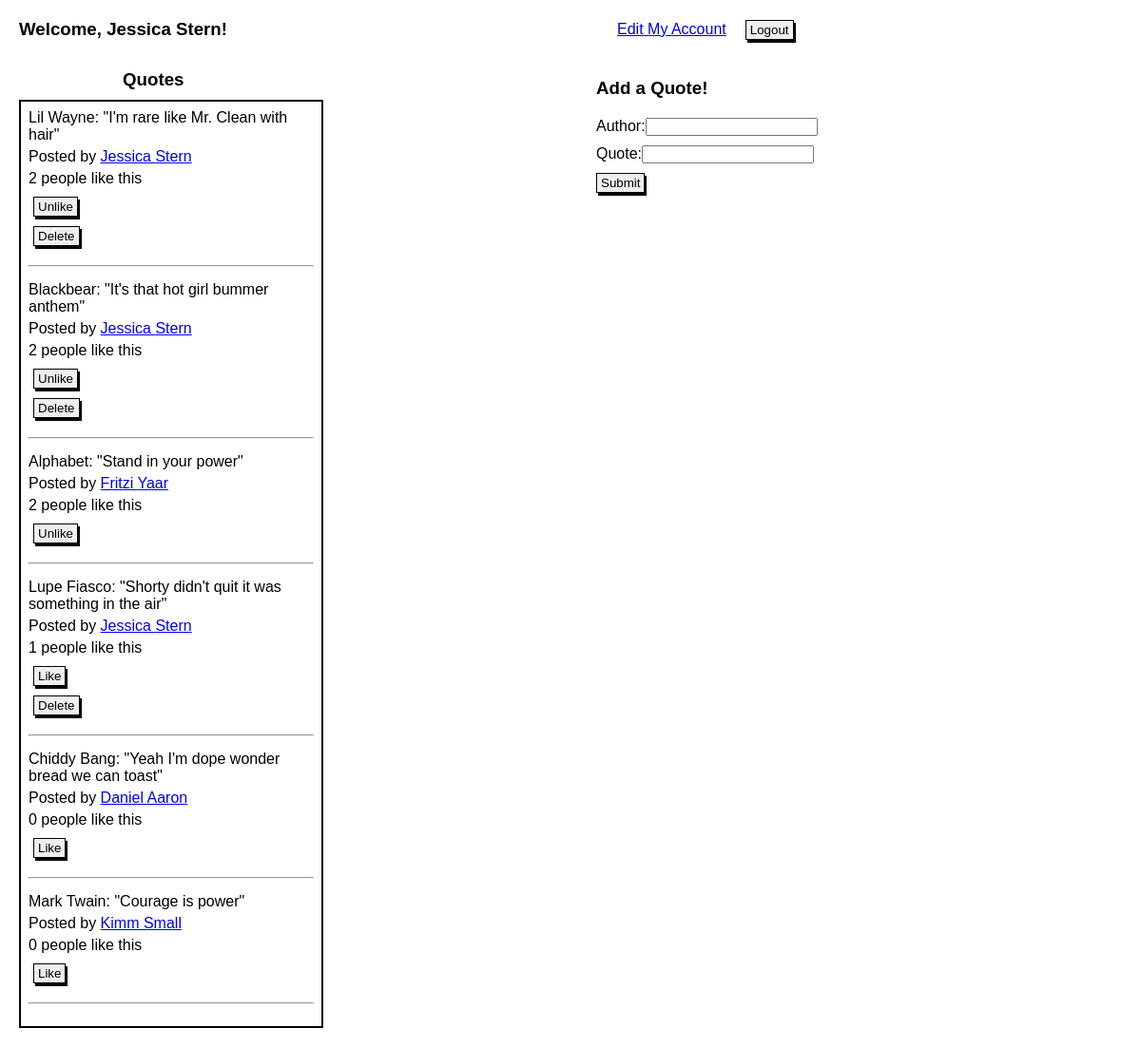
Page /quotes (signed in) on the committed database.
### user_app/models.py (models this page shows)
class User(models.Model):
    first_name = models.CharField(max_length = 255)
    last_name = models.CharField(max_length = 255)
    email = models.TextField()
    password = models.TextField()
    created_at = models.DateTimeField(auto_now_add=True)
    updated_at = models.DateTimeField(auto_now=True)
    objects = UserManager()

class Quote(models.Model):
    content = models.TextField()
    author = models.CharField(max_length = 255)
    posted_by = models.ForeignKey(User, related_name = "quotes_posted", on_delete = models.CASCADE)
    users_that_liked = models.ManyToManyField(User, related_name="quotes_liked")
    created_at = models.DateTimeField(auto_now_add=True)
    updated_at = models.DateTimeField(auto_now=True)
    objects = QuoteManager()

### user_app/views.py (the view)
# urls.py: path('quotes', views.main_page),
def main_page(request):
    if 'user_id' not in request.session:
        return redirect('/')
    context={
        'current_user' : User.objects.get(id=request.session['user_id']),
        'all_quotes': Quote.objects.all(),
    }
    return render(request, "main_page.html", context)

### user_app/templates/main_page.html (shortened to what this page needs)
<!DOCTYPE html>
<html lang="en">
<head>
    {% load static %}
    <link rel="stylesheet" href="{% static 'style.css' %}">
</head>
<body>
    <div class="header">
        <h3>Welcome, {{current_user.first_name}} {{current_user.last_name}}!</h3>
        <a href="/myaccount/{{current_user.id}}/edit">Edit My Account</a>
        <form action="/logout" method="POST">
            <button type="submit" value="Logout">Logout</button>
        </form>
    </div>
    <div id="add_quote_form">
        <h3>Add a Quote!</h3>
        <form action="/users/add_quote" method="POST">
            <label>Author:<input type="text" name="author"></label>
            <label>Quote:<input type="text" name="quote"></label>
            <button type="submit" value="Submit">Submit</button>
        </form>
    </div>
    <h3 class="title">Quotes</h3>
    <div class="quotes">
        {% for one_quote in all_quotes %}
        <p>{{one_quote.author}}: "{{one_quote.content}}"</p>
        <p>Posted by <a href="/user/{{one_quote.posted_by.id}}">{{one_quote.posted_by.first_name}}
                {{one_quote.posted_by.last_name}}</a></p>
        <p>{{one_quote.users_that_liked.count}} people like this</p>
        {% if current_user not in one_quote.users_that_liked.all %}
        <form action="/quotes/like/{{one_quote.id}}" method="POST">
            <button type="submit">Like</button>
        </form>
        {% else %}
        <form action="/quotes/unlike/{{one_quote.id}}" method="POST">
            <button type="submit">Unlike</button>
        </form>
        {% endif %}
        {% if one_quote.posted_by.id == current_user.id %}
        <form action="/quotes/delete/{{one_quote.id}}" method="POST">
            <button type="submit">Delete</button>
        </form>
        {% endif %}
        <hr>
        {% endfor %}
    </div>
</body>
</html>

### user_app/static/style.css (style rules this page uses)
* { margin: 0; padding: 0; font-family: Arial, Helvetica, sans-serif; }
#registration, #login, #add_quote_form, #edit_account { padding: 20px; }
#registration h1, #login h1, #add_quote_form h3 { padding-bottom: 20px; font-weight: none; }
#registration label, #login label, #add_quote_form label, #edit_account label { display: block; margin-bottom: 10px; }
button { box-shadow: 2px 3px black; text-align: center; padding: 2px 4px; border: 1px solid black; }
.header, .header h3, .header a, .header button { height: auto; display: inline-block; margin: 10px; }
.quotes { margin-left: 20px; }
.quotes button { margin: 5px; display: inline-block; }
.quotes { border: 2px solid black; margin-bottom: 20px; width: 300px; height: auto; padding: 8px; }
.quotes p { margin-bottom: 5px; }
hr { margin-top: 15px; margin-bottom: 15px; color: black; }
.header { display: flex; justify-items: center; align-items: center; }
.header h3 { margin-right: 400px; }
.title { margin-left: 129px; margin-bottom: 10px; margin-top: -150px; }
#add_quote_form { margin-left: 607px; }

### rows in the picture
User: first_name "Jessica", last_name "Stern"
Quote: author "Lil Wayne", content "I'm rare like Mr. Clean with hair", posted_by.first_name "Jessica", posted_by.last_name "Stern", users_that_liked.count "2"
Quote: author "Blackbear", content "It's that hot girl bummer anthem", posted_by.first_name "Jessica", posted_by.last_name "Stern", users_that_liked.count "2"
Quote: author "Alphabet", content "Stand in your power", posted_by.first_name "Fritzi", posted_by.last_name "Yaar", users_that_liked.count "2"
Quote: author "Lupe Fiasco", content "Shorty didn't quit it was something in the air", posted_by.first_name "Jessica", posted_by.last_name "Stern", users_that_liked.count "1"
Quote: author "Chiddy Bang", content "Yeah I'm dope wonder bread we can toast", posted_by.first_name "Daniel", posted_by.last_name "Aaron", users_that_liked.count "0"
Quote: author "Mark Twain", content "Courage is power", posted_by.first_name "Kimm", posted_by.last_name "Small", users_that_liked.count "0"
